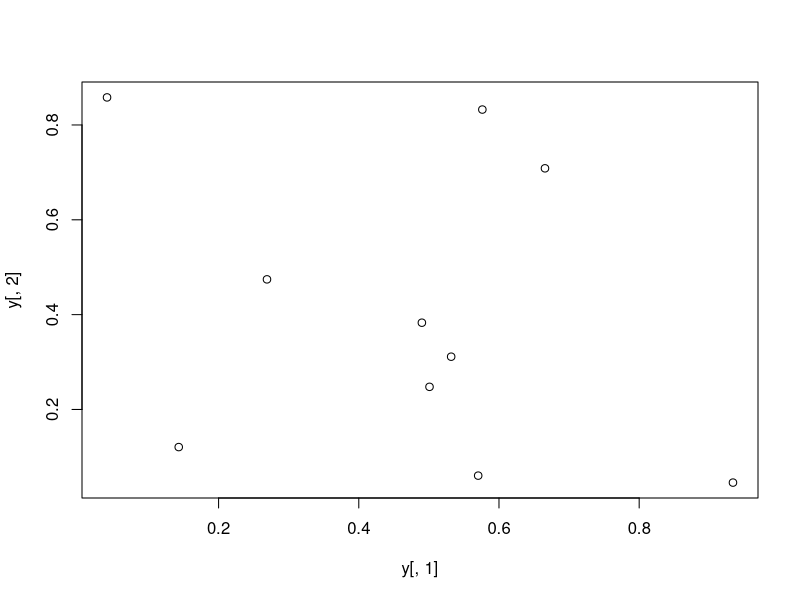
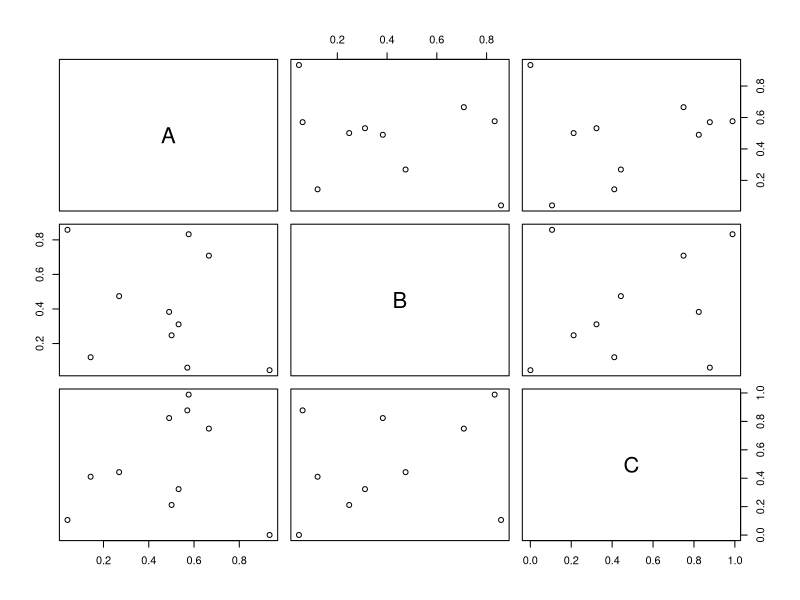
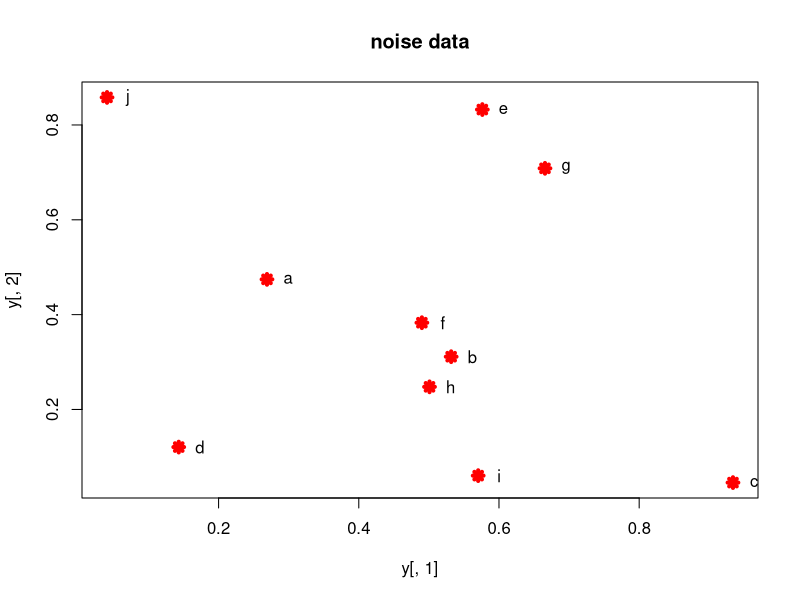
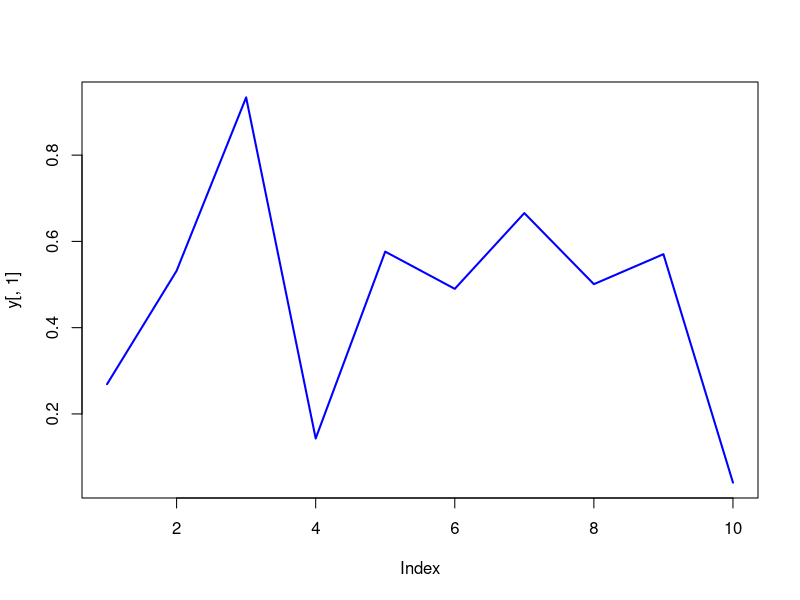
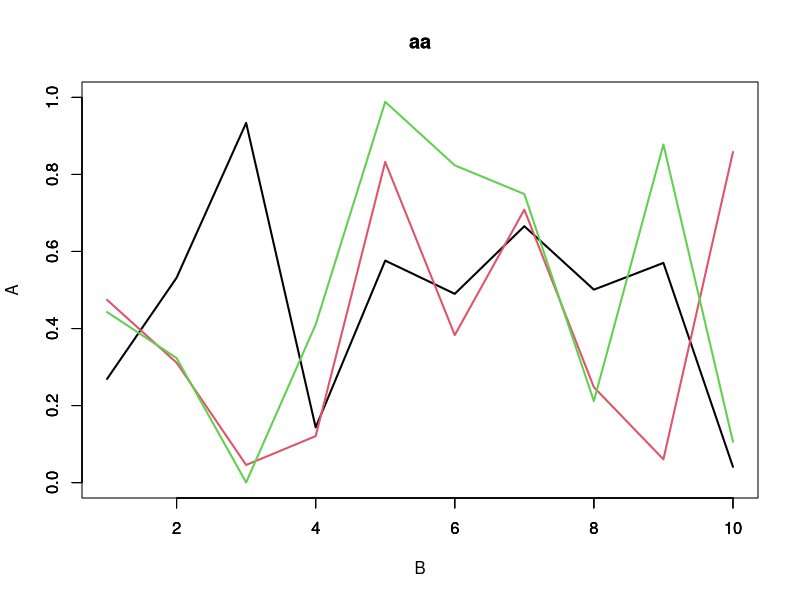
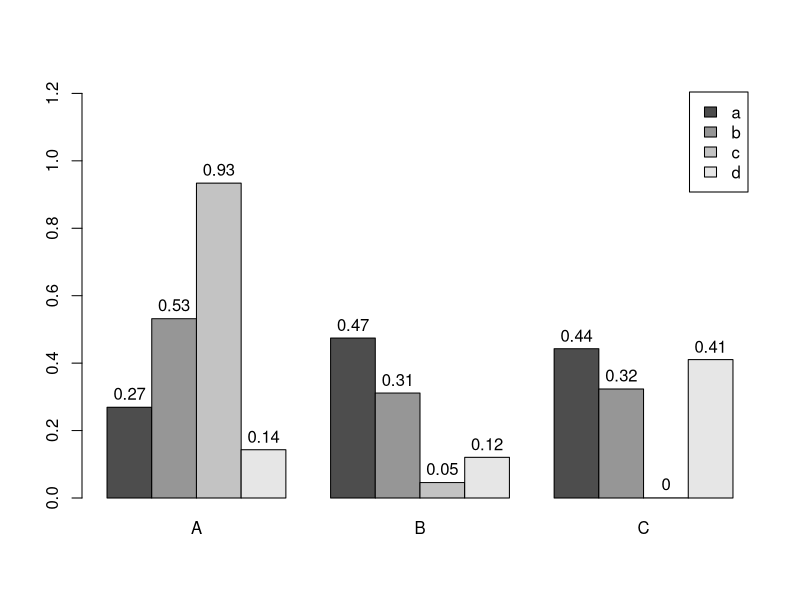

Source code (R) for these figures, in order:
#methods I know: lwd: size main: title dimnames: a list of dimension titles
#rownames: assign row names to data names pch: shape of dots ylim: range of y
#ylab: label of y beside = TRUE: horiz/verti round: rounding the numbers
set.seed(1410)

y <- matrix(runif(30),ncol=3,dimnames = list(letters[1:10],LETTERS[1:3]))

#plot of two columns of y
plot(y[,1],y[,2])


#pairwise plot of y
pairs(y)

#with labels
plot(y[,1],y[,2], pch = 8, col = 'red',lwd = 4, main = 'noise data')
text(y[,1] + 0.03, y[,2], rownames(y))
#line plot note: type is L not one
plot(y[,1],type = 'l', lwd = 2, col = 'blue')

#many dataset on one screen
split.screen(c(1,1))

plot(y[,1],ylim = c(0,1),ylab = 'A', xlab = 'B',type = 'l',lwd = 2,col = 1)

for (i in 2:length(y[1,])) {
    screen(1, new = FALSE)
    plot(y[,i],ylim = c(0,1),type = 'l',lwd = 2,col =  i,
         ylab = '', xlab = '', main = 'aa',bty='n')
}
close.screen(all = TRUE)

#barplot

barplot(y[1:4,], ylim = c(0,max(y[1:4,]) + 0.3), beside = TRUE,legend = letters[1:4])
text(labels = round(as.vector(as.matrix(y[1:4,])),2), x=seq(1.5, 13, by = 1)
     + sort(rep(c(0,1,2),4)), y = as.vector(as.matrix(y[1:4,])) + 0.04)



